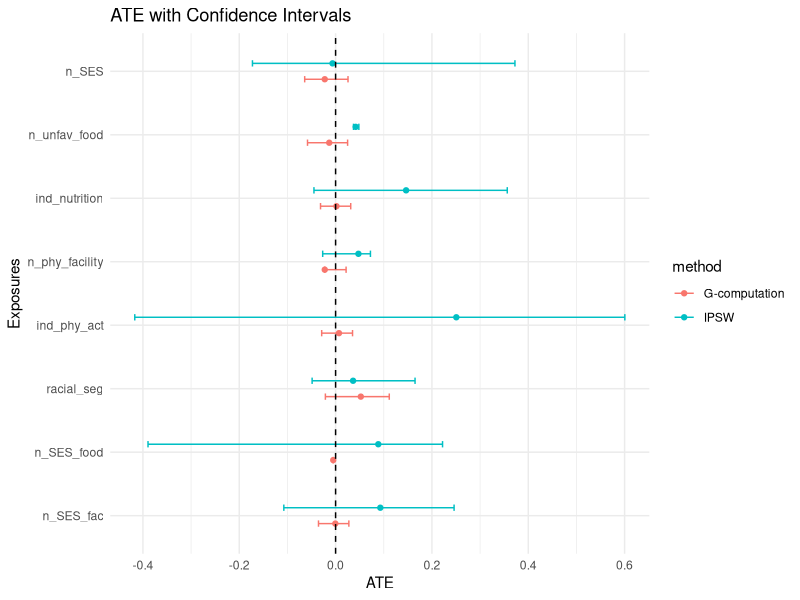

The R script that drew this image:
## ---- chunk 1
knitr::opts_chunk$set(echo = TRUE)
library(ggplot2)
## ---- chunk 2
# Sample data frame (replace this with your own data)
data <- data.frame(
  exposure = rep(c("n_SES", "n_unfav_food", "ind_nutrition",
                   "n_phy_facility", "ind_phy_act", "racial_seg",
                   "n_SES_food", "n_SES_fac"), 2),
  method = c(rep("G-computation", 8), rep("IPSW", 8)),
  ATE = c(-0.022505207, -0.0132172827, 0.0017392542, 
          -0.022505207, 0.0070020811, 0.0523644617,
          -0.00490330949, -0.0005694998,
          -0.0063618892, 0.0417689945, 0.146375548,
          0.0473926079, 0.2506207526, 0.0362880332,
          0.0886485991, 0.0928403745),
  ci_min = c(-0.06416848, -0.05831368, -0.03128012,
           -0.022505207, -0.02887941, -0.02121049,
           -0.0049033094, -0.03551012,
           -0.17260665, 0.03717214, -0.0449191,
           -0.02679408, -0.41692445, -0.04873067,
           -0.38942603, -0.10746871),
  ci_max = c(0.0257727, 0.02493277, 0.03141223,
             0.02179139, 0.03516423, 0.11142757,
             -0.0049033094, 0.02753488,
             0.37233313, 0.04830717, 0.35638935,
             0.07232426, 0.60046862, 0.1649441,
             0.22203255, 0.24598259)
)

data$exposure <- factor(data$exposure, levels = rev(unique(data$exposure)))

ggplot(data, aes(x = ATE, y = exposure, color = method)) +
  geom_point(position = position_dodge(width = 0.5)) +  # Dodge points for different groups
  geom_errorbarh(aes(xmin = ci_min, xmax = ci_max), height = 0.2, position = position_dodge(width = 0.5)) +
  labs(title = "ATE with Confidence Intervals",
       x = "ATE",
       y = "Exposures") +
  geom_vline(xintercept = 0, linetype = "dashed", color = "black") +
  theme_minimal()
